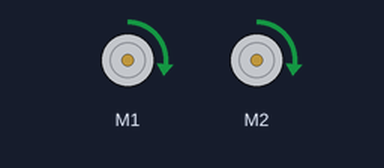
Recording of a sketch running on a simulated Arduino Uno, built with avr-gcc and run on an emulated ATmega328P. On the bench: 2 × DC motor (green arrow = forward, orange = backward, longer = faster).

Above: at 0.5 s.
At 4.2 s:
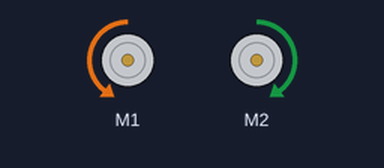
At 5.7 s:
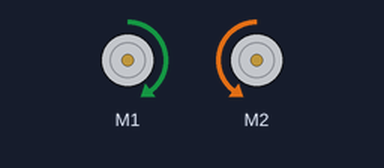
Timing chart, 0 to 6.9 s (numbered marks = the images above):
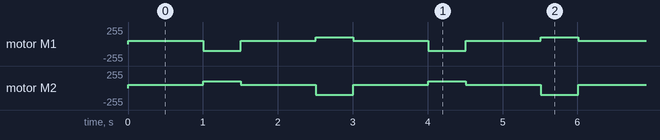

The sketch:

BasicCar.ino
```cpp
/*
  Code that works on Sparkfun Redbot, has turning and reverse functions.
  There is a drive function that has loops to make the car drive forward
  and make turns, you can customize this so that the car drives as you want it to.
*/

// SparkFun RedBot Library - Version: Latest
// Libraries necessary to run program on Sparkfun Redbot board
#include <RedBot.h>
#include <RedBotSoftwareSerial.h>

RedBotMotors motors;

// Turns left by making the right motor go forward and left motor go backward
// more like a pivot but I put turn for simplicity
void turnLeft() {
  motors.leftMotor(100);
  motors.rightMotor(100);
  delay(500);
  motors.stop();
}

// Turns right just like the turn left function
void turnRight() {
  motors.leftMotor(-100);
  motors.rightMotor(-100);
  delay(500);
  motors.stop();
}

// Reverses the car
void reverse() {
  motors.rightMotor(-150);
  motors.leftMotor(150);
  delay(500);
  motors.stop();
}

// Drive function, there are for loops that make the car actually drive forward
// and there are turn functions tossed in there for a little pazazz
void drive() {
  for(int i=0;i<4; i++) {
    motors.drive(50);
    delay(250);
  }
  turnLeft();
  for(int i=0; i<4;i++) {
    motors.drive(50);
    delay(250);
  }
  turnRight();
}

// Setup function, Serial used during testing but doesn't print anything now
void setup() {
    Serial.begin(9600);
}

//Drive function loops forever
void loop() {
  drive();
}
```

Measured:
- by itself, motor M1: repeats every 3.0 s: backward 99/255 0.50 s, forward 49/255 1.0 s, forward 99/255 0.50 s, forward 49/255 1.0 s
- by itself, motor M2: repeats every 3.0 s: forward 99/255 0.50 s, forward 49/255 1.0 s, backward 99/255 0.50 s, forward 49/255 1.0 s
